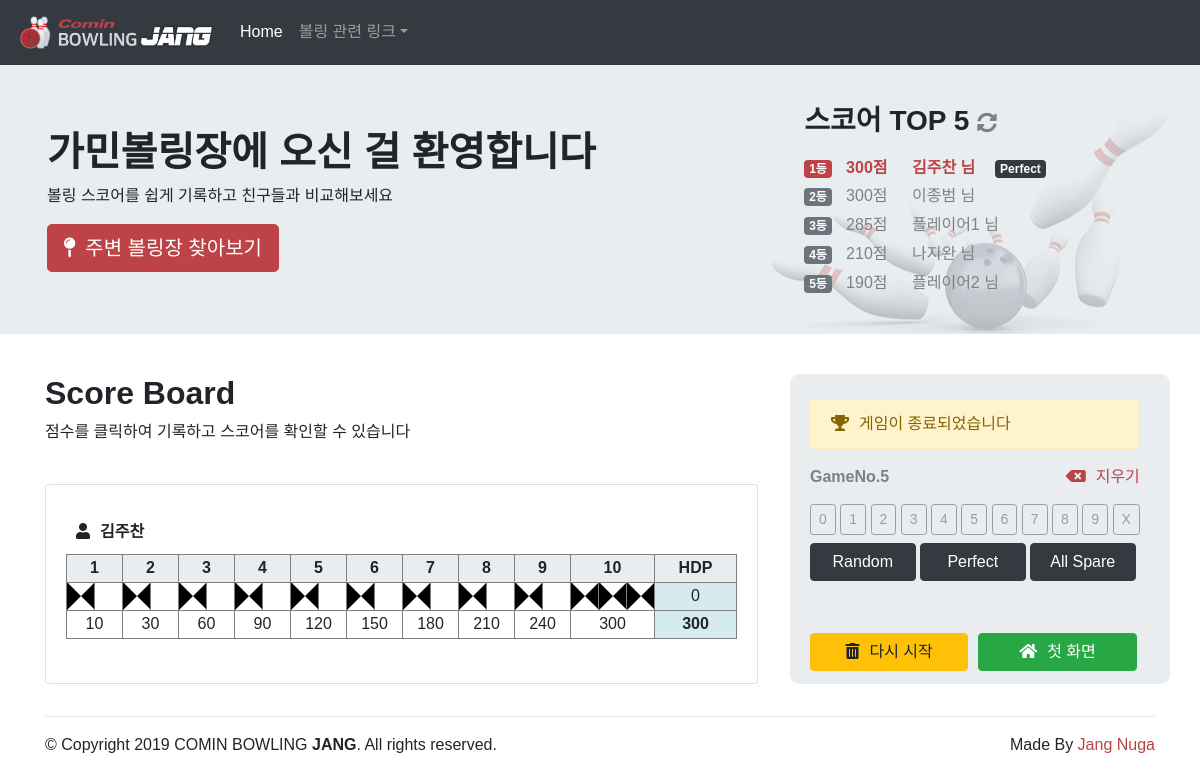
The page /play.php?gseq=5 on the database its author committed.
### tables this page shows
CREATE TABLE `NGJANG_SAVEDGAME` (
  `seq` int(11) NOT NULL,
  `gseq` int(11) DEFAULT NULL,
  `playerName` varchar(50) DEFAULT NULL,
  `ball_1_1` int(11) DEFAULT NULL,
  `ball_1_2` int(11) DEFAULT NULL,
  `ball_2_1` int(11) DEFAULT NULL,
  `ball_2_2` int(11) DEFAULT NULL,
  `ball_3_1` int(11) DEFAULT NULL,
  `ball_3_2` int(11) DEFAULT NULL,
  `ball_4_1` int(11) DEFAULT NULL,
  `ball_4_2` int(11) DEFAULT NULL,
  `ball_5_1` int(11) DEFAULT NULL,
  `ball_5_2` int(11) DEFAULT NULL,
  `ball_6_1` int(11) DEFAULT NULL,
  `ball_6_2` int(11) DEFAULT NULL,
  `ball_7_1` int(11) DEFAULT NULL,
  `ball_7_2` int(11) DEFAULT NULL,
  `ball_8_1` int(11) DEFAULT NULL,
  `ball_8_2` int(11) DEFAULT NULL,
  `ball_9_1` int(11) DEFAULT NULL,
  `ball_9_2` int(11) DEFAULT NULL,
  `ball_10_1` int(11) DEFAULT NULL,
  `ball_10_2` int(11) DEFAULT NULL,
  `ball_10_3` int(11) DEFAULT NULL,
  `score` int(11) DEFAULT NULL,
  `hdp` int(11) DEFAULT 0,
  `total` int(11) DEFAULT NULL,
  PRIMARY KEY (`seq`)
);

### pj/playing/setPlaying.php (called while the page is built, shortened)
<?php
    require "./pj/score/calcScore.php";
    $gseq = $_GET['gseq'];
    $sql = "select MIN(seq) as startSeq, MAX(seq) as endSeq from NGJANG_SAVEDGAME WHERE gseq=".$gseq;
    $result = mysqli_query($dbConn, $sql);
    $row = mysqli_fetch_array($result);
    $startSeq = $row['startSeq'];
    $sql = "SELECT S.*, M.* FROM NGJANG_SAVEDGAME AS S LEFT OUTER JOIN NGJANG_MASTER AS M ON S.gseq=M.seq
                WHERE S.gseq=".$gseq." ORDER BY S.seq ASC";
    $result = mysqli_query($dbConn, $sql);
    $row = mysqli_fetch_array($result);
    $userNumber = $row['userNumber'];
    list($pNum, $fNum, $bNum) = explode("_",$row['pinstatus']);
?>

### pj/playing/updateScore.php (called while the page is built, shortened)
<?php
    $s = new calcScore;
    $s->roll($row['ball_1_1']);
    $s->roll($row['ball_2_1']);
    $s->roll($row['ball_3_1']);
    $s->roll($row['ball_4_1']);
    $s->roll($row['ball_5_1']);
    $s->roll($row['ball_6_1']);
    $s->roll($row['ball_7_1']);
    $s->roll($row['ball_8_1']);
    $s->roll($row['ball_9_1']);
    $s->roll($row['ball_10_1']);
    $s->roll($row['ball_10_2']);
    $s->roll($row['ball_10_3']);
    $frame10 = $s->score();
    $total = $frame10 + $row['hdp'];
?>

### pj/score/calcScore.php (called while the page is built, shortened)
<?php
 class calcScore {
    public $rolls = array();
    public function roll($pins) {
        $this->rolls[] = $pins;
    }
    public function score() {
        $score = 0;
        $ballNum = 0;
        for ($frame = 0; $frame < self::MAX_FRAME; $frame++) {
            if ($this->isStrike($ballNum)) {
                $score += self::MAX_PIN + $this->rolls[$ballNum + 1] + $this->rolls[$ballNum + 2];;
                $ballNum++;
            }
            else if ($this->isSpare($ballNum)) {
                $score += self::MAX_PIN + $this->rolls[$ballNum + 2];;
                $ballNum += 2;
            }
            else {
                $score += $this->rolls[$ballNum] + $this->rolls[$ballNum + 1];
                $ballNum += 2;
            }
        }
        return $score;
    }
     private function isStrike($ballNum) {
         return $this->rolls[$ballNum] == self::MAX_PIN;
     }
     private function isSpare($ballNum) {
         return $this->rolls[$ballNum] + $this->rolls[$ballNum+1] == self::MAX_PIN;
     }
}

### pj/list/listRanking.php (the view, shortened to what this page needs)
<?php
$sql = "SELECT S.score, S.hdp, S.total, S.playerName, M.seq FROM NGJANG_SAVEDGAME AS S LEFT OUTER JOIN NGJANG_MASTER AS M ON S.gseq=M.seq ORDER BY S.total DESC, S.hdp ASC, M.endDate DESC LIMIT 1";
$result = mysqli_query($dbConn, $sql);
$row = mysqli_fetch_array($result);
    $playerName = $row['playerName'];
    $score = $row['score'];
    $total = $row['total'];
    $gseq = $row['seq'];
    $url = "./play.php?gseq=".$gseq;
    $perfect = "";
    if($score == 300)
        $perfect = "<span class=\"badge badge-dark\" style='margin-left: 20px;'>Perfect</span>";
    $listRanking = "<li class=\"blinking\" style='list-style: none; line-height: 1.8em;'> <span class=\"badge badge-primary\" style='margin-right: 10px;'>1등</span>
    <a href='".$url."' style='text-decoration: none;'><b>"."$total"."점 <span style='margin-left: 20px;'data-toggle=\"tooltip\" data-placement=\"right\" data-original-title=\"GameNo.".$gseq."\">".$playerName." 님</b></span></a>".$perfect."</li>";
$sql = "SELECT S.score, S.hdp, S.total, S.playerName, M.seq FROM NGJANG_SAVEDGAME AS S LEFT OUTER JOIN NGJANG_MASTER AS M ON S.gseq=M.seq ORDER BY S.total DESC, S.hdp ASC, M.endDate DESC LIMIT 5";
$result = mysqli_query($dbConn, $sql);
$rank = 2;
    while ($row = mysqli_fetch_array($result)) {
        $playerName = $row['playerName'];
        $total = $row['total'];
        $gseq = $row['seq'];
        $url = "./play.php?gseq=".$gseq;
        $perfect = "";
        $listRanking = $listRanking."<li style='list-style: none; line-height: 1.8em;'><span class=\"badge badge-secondary\" style='margin-right: 10px;'>".$rank."등</span>
        <a href='".$url."' style ='color: gray; text-decoration: none;'>"."$total"."점 <span style='margin-left: 20px;'data-toggle=\"tooltip\" data-placement=\"right\" data-original-title=\"GameNo.".$gseq."\">".$playerName." 님</a>".$perfect."<br></li>";
        $rank++;
    }

### view/playing.php (shortened to what this page needs)
<?php
    require "./pj/playing/setPlaying.php"; ?>
<div class="container" style="margin-bottom: 2em;">
	<form id="syForm" name="syForm" method="post">
        <div class="row">
            <div class="col-md-8" style="padding-top: 40px; padding-right: 2em;">
                <h2><b>Score Board</b></h2>
                <p>점수를 클릭하여 기록하고 스코어를 확인할 수 있습니다</p><br>
                <article>
                    <div class="card" id="card">
                        <div class="card-body">
                            <?php
                                for($thisPlayerNum = 1; $thisPlayerNum <= $userNumber; $thisPlayerNum++){
                                    $thisPlayerSeq = $startSeq + $thisPlayerNum - 1;
                                    $sql = "SELECT S.*, M.* FROM NGJANG_SAVEDGAME AS S LEFT OUTER JOIN NGJANG_MASTER AS M ON S.gseq=M.seq
                                            WHERE S.seq=".$thisPlayerSeq." ORDER BY S.seq ASC";
                                    $result = mysqli_query($dbConn, $sql);
                                    $row = mysqli_fetch_array($result);
                            ?>
                            <?php require './pj/playing/updateScore.php'; ?>
                            <div style="display:flex; margin-top:15px; margin-bottom: 10px; padding-left: 10px">
                                <div style="flex:1; text-align: left;">
                                    <i class="fas fa-user" style="padding-right: 10px;"></i><b><span id="player0_name"><?php echo $row['playerName']?></span></b>
                                </div>
                                <div id="player<?=$thisPlayerNum?>Alert" style="flex:1; text-align: right;"></div>
                            </div>
                            <?php require "./pj/playing/printTable.php";?>
                            <?php  }?>
                        </div>
                    </div>
                </article>
            </div>
            <div class="col-md-4" id="scoreInput" style="position: relative">
                <div style = "position: fixed; ">
                    <div class="alert alert-info" id="alert1" role="alert" style="height: 50px"></div>
                    <div style="display: flex; margin-top: 5px; margin-bottom: 5px;">
                        <div style="flex: 1; text-align: left; color: gray;"><b>GameNo.<?= $row['gseq'] ?></b></span></div>
                        <div style="flex: 1; text-align: right; margin-bottom: 10px;"><a href="#" onclick="deleteBtn()" style="text-decoration: none;"><i class="fas fa-backspace" style="padding-right: 10px;"></i>지우기</a></div>
                    </div>
                    <div>
                        <?php for ($i = 0; $i < MAX_PIN; $i++){ ?>
                        <button class="btn btn-danger btn-sm" id="btn<?= $i?>" value="<?= $i?>" type="button" onclick="insertBtn(this.value)"><?=$i?></button>
                        <?php } ?>
                        <button class="btn btn-danger btn-sm" id="btn10" value="10" type="button" onclick="insertBtn(this.value)" data-toggle="tooltip" data-placement="right" data-original-title="스트라이크">X</button>
                    </div>
                    <div style="margin-top: 8px;">
                        <button class="btn btn-dark btn-group-sm" id="btnRandom" type="button" style="width: 32%" onclick="randomBtn()" data-toggle="tooltip" data-placement="bottom" data-original-title="랜덤으로 점수 생성">Random</button>
                        <button class="btn btn-dark btn-group-sm" id="btnPerfect" type="button" style="width: 32%" onclick="gameBtn(10)" data-toggle="tooltip" data-placement="bottom" data-original-title="모든 프레임 스트라이크">Perfect</button>
                        <button class="btn btn-dark btn-group-sm" id="btnAllSpare" type="button" style="width: 32%" onclick="gameBtn(5)" data-toggle="tooltip" data-placement="bottom" data-original-title="모든 프레임 스페어 처리">All Spare</button>
                    </div>
                    <br><br>
                    <div class="row" style="margin-left: 0px; margin-right: 0px">
                        <button class="btn btn-warning my-1" id="btnReset" type="button" style="width: 48%; margin-right: 5px;" onclick="resetBtn()" ><i class="fas fa-trash-alt" style="padding-right: 10px;"></i>다시 시작</button>
                        <button class="btn btn-success my-1" id="btnHome" type="button" style="width: 48%; margin-left: 5px;" onclick="homeBtn()" ><i class="fas fa-home" style="padding-right: 10px;"></i>첫 화면</button>
                    </div>
                </div>
            </div>
        </div>
	</form>
</div>

### pj/playing/printTable.php (shortened to what this page needs)
<table class="table-score" border="1" width="100%">
    <tbody>
    <tr>
        <?php for($i = 1; $i < MAX_FRAME; $i++) { ?>
            <th colspan="2"><?= $i ?></th>
        <?php } ?>
        <th colspan="3">10</th>
        <th colspan="2">HDP</th>
    </tr>
    <tr>
        <?php
        $tableFrameNum = 0;
        for ($tablePinNum = 1; $tablePinNum < 22; $tablePinNum++) {
            if ($tablePinNum % 2 == 1) {
                $tableFrameNum = intval($tablePinNum / 2) + 1;
                $tableBallNum = $tablePinNum % 2;
            }
            else {
                $tableFrameNum = intval($tablePinNum / 2);
                $tableBallNum = $tablePinNum % 2 + 2;
            }
            if ($tablePinNum != 21) {
                if ($tableBallNum == 1 && $row['ball_' . $tableFrameNum . '_' . $tableBallNum] == STRIKE_PIN)
                    echo "<td id = 'p" . $thisPlayerNum . "b" . $tableFrameNum . '_' . $tableBallNum . "' class = 'strike'></td>";
                else if ($tableFrameNum == 10 && $row['ball_' . $tableFrameNum . '_' . $tableBallNum] == STRIKE_PIN)
                    echo "<td id = 'p" . $thisPlayerNum . "b" . $tableFrameNum . '_' . $tableBallNum . "' class = 'strike'></td>";
                else if ($row['ball_' . $tableFrameNum . '_1'] != STRIKE_PIN && $tableBallNum == 2 && $row['ball_' . $tableFrameNum . '_1'] + $row['ball_' . $tableFrameNum . '_2'] == SPARE_PIN)
                    echo "<td id = 'p" . $thisPlayerNum . "b" . $tableFrameNum . '_' . $tableBallNum . "' class = 'spare'></td>";
                else if ($row['ball_' . $tableFrameNum . '_1'] != STRIKE_PIN && $row['ball_' . $tableFrameNum . '_' . $tableBallNum] == '0')
                    echo "<td id = 'p" . $thisPlayerNum . "b" . $tableFrameNum . '_' . $tableBallNum . "' class = 'reset'>-</td>";
                else if ($row['ball_' . $tableFrameNum . '_' . $tableBallNum] == NULL)
                    echo "<td id = 'p" . $thisPlayerNum . "b" . $tableFrameNum . '_' . $tableBallNum . "' class = 'reset'></td>";
                else
                    echo "<td id = 'p" . $thisPlayerNum . "b" . $tableFrameNum . '_' . $tableBallNum . "' class = 'reset'>" . $row['ball_' . $tableFrameNum . '_' . $tableBallNum] . "</td>";
            }
            else {
                if ($row['ball_10_3'] == STRIKE_PIN)
                    echo "<td id = 'p".$thisPlayerNum."b10_3' class = 'strike'></td>";
            }
        }
        ?>
        <td colspan="2" bgcolor="#D6EBF0"><div id="hdp"><?php echo $row['hdp']?></div></td>
    </tr>
    <tr>
        <?php for($i = 1; $i < MAX_FRAME; $i++) { ?>
            <td id="p<?=$thisPlayerNum?>f<?=$i?>" class="" colspan="2">
                    <span id="player0_<?=${"frame".$i}?>">
                        <?php if($pNum > $thisPlayerNum && $fNum == $i)
                            echo ${"frame".$i};
                        else if($fNum > $i)
                            echo ${"frame".$i};
                        else {};?>
                    </span>
            </td>
        <?php }?>
        <td id="p<?=$thisPlayerNum?>f10" colspan="3">
                <span id="player0_frame10">
                    <?php if($pNum > $thisPlayerNum && $fNum == 10)
                        echo $frame10;
                    else if($fNum > 10)
                        echo $frame10;
                    else {};?>
                </span>
        </td>
        <td colspan="2" bgcolor="#D6EBF0"><b>
                <span id="score">
                    <?php if($total > 300)
                    echo $total?>
                </span></b>
        </td>
    </tr>
    </tbody>
</table><br>

### css/style.css (style rules this page uses)
body { font-family: "Nanum Gothic", sans-serif; padding-top: 50px; padding-bottom: 20px; }
th { background-color : #E9EDF0; text-align: center; vertical-align: center; }
tr { height: 28px; vertical-align: center; }
td { width: 28px; text-align: center; }
a { color: black; text-decoration: none; }
.strike { background: url('../img/strike.png'); background-size: 100% 100%; }
.reset { background-color: white; }
.blinking { -webkit-animation:blink 1.5s ease-in-out infinite alternate; -moz-animation:blink 1.5s ease-in-out infinite alternate; animation:blink 1.5s ease-in-out infinite alternate; }
#scoreInput { margin-top:40px; padding-top: 25px; padding-bottom: 25px; padding-left: 20px; padding-right: 20px; background-color: #E9EDF0; border-radius: 10px 10px / 10px 10px; }

### rows shown on the page
ngjang_savedgame: total "300", playerName "김주찬", ball_1_1 10 (drawn), ball_2_1 10 (drawn), ball_3_1 10 (drawn), ball_4_1 10 (drawn), ball_5_1 10 (drawn), ball_6_1 10 (drawn), ball_7_1 10 (drawn), ball_8_1 10 (drawn), ball_9_1 10 (drawn), ball_10_1 10 (drawn), ball_10_2 10 (drawn), ball_10_3 10 (drawn), hdp "0", i "10", i "30", i "60", i "90", i "120", i "150", i "180", i "210", i "240", hdp "300", gseq "5"
ngjang_savedgame: total "300", playerName "이종범"
ngjang_savedgame: total "285", playerName "플레이어1"
ngjang_savedgame: total "210", playerName "나지완"
ngjang_savedgame: total "190", playerName "플레이어2"
